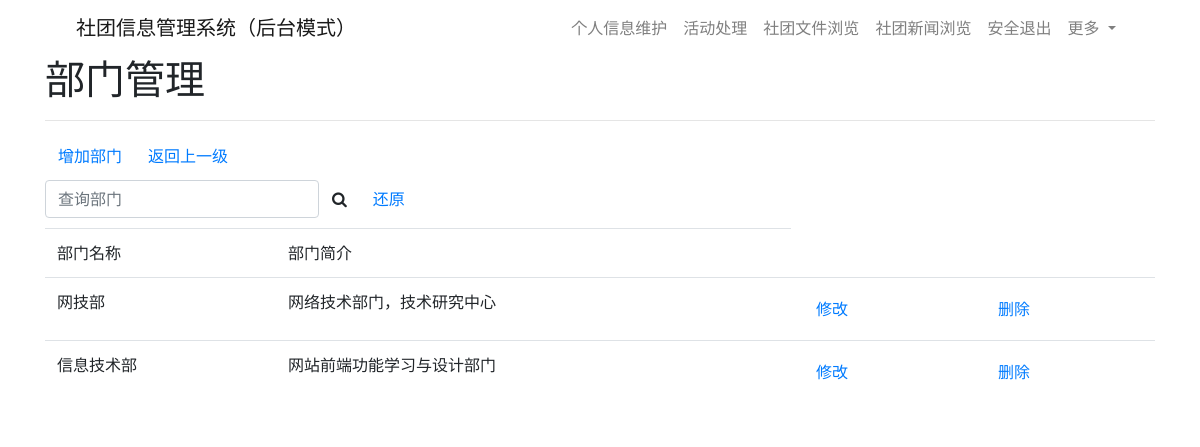
Screenshot of /frontend/manager/gjmanager/bmgl/bmgl.php with the database file from the repository.
### tables this page shows
CREATE TABLE `department` (
  `ID` int(4) NOT NULL COMMENT 'ID',
  `de_name` varchar(20) NOT NULL COMMENT '部门名称',
  `de_info` varchar(100) NOT NULL COMMENT '部门简介'
);

### frontend/manager/gjmanager/bmgl/bmgl.php (the view, shortened to what this page needs)
<!DOCTYPE html>
<html>
<head>
<link href="https://cdn.bootcdn.net/ajax/libs/twitter-bootstrap/4.5.2/css/bootstrap.css" rel="stylesheet">
<link rel="stylesheet" href="https://cdn.bootcdn.net/ajax/libs/font-awesome/4.7.0/css/font-awesome.min.css">
<link href="css/main.css" rel="stylesheet">
</head>
<body>
<div class="container">
	<div class="row clearfix">
		<div class="col-md-12 column">
		    <nav class="navbar navbar-light navbar-expand-md navigation-clean">
        <div class="container"><a class="navbar-brand" href="/frontend/manager/gjmanagermain.php">社团信息管理系统（后台模式）</a>
            <div class="collapse navbar-collapse" id="navcol-1">
                <ul class="navbar-nav ml-auto">
                    <li class="nav-item"><a class="nav-link" href="/frontend/grxxwh/grxxwh.php">个人信息维护</a></li>
                    <li class="nav-item"><a class="nav-link" href="/frontend/hdcl/hdcl.php">活动处理</a></li>
                    <li class="nav-item"><a class="nav-link" href="/frontend/stwjll/stwjll.php">社团文件浏览</a></li>
                    <li class="nav-item"><a class="nav-link" href="/frontend/stxwll/stxwll.php">社团新闻浏览</a></li>
                    <li class="nav-item"><a class="nav-link" href="/frontend/aqtc.php">安全退出</a></li>
                    <li class="nav-item dropdown"><a class="dropdown-toggle nav-link" aria-expanded="false" data-toggle="dropdown" href="#">更多&nbsp;</a>
                    </li>
                </ul>
            </div>
        </div>
    </nav>
		</div>
	</div>
	<div class="row clearfix">
		<div class="col-md-12 column">
		<h1>部门管理</h1>
		<hr/>
		<div style="margin-bottom:5px"><a href="insert.php" class="btn btn-link">增加部门</a><a href="/frontend/manager/gjmanagermain.php" class="btn btn-link">返回上一级</a></div>
		<form class="form-inline" method="post" action="">
          <input type="text" name="ss" placeholder="查询部门" class="form-control"/>
          <button type="submit" class="btn btn-default" style=""><i class="fa fa-search" aria-hidden="true"></i></button>
        <button type="submit" class="btn btn-link" style="">还原</button>
        </form>
		</div>
	</div>
	<div class="row clearfix" style="margin-top:10px">
	<div class="col-md-12 column">
	  <table class="table table-hover" >
		    <tbody>
		    <tr>
      <td>部门名称</td>
      <td>部门简介</td>
    </tr>
	<?php
include 'C:\phpstudy_pro\WWW\bs\backend\class\Sql.php';
  $ss=$_POST['ss'];
  if (isset($ss)||$ss!=null||$ss!="") {
      $sql="select * from department where de_name like('%$ss%') or de_info like('%$ss%')";
  }else{
      $sql="select * from department order by id";
  }
  $result=mysqli_query($conn,$sql);
  while ($myrow=mysqli_fetch_array($result)) {
?>
      <tr>
      <td><span><?php echo str_ireplace($ss,"<font color='color:#ff0000'>".$ss."</font>",$myrow[1]); ?></span></td>
      <td><span><?php echo str_ireplace($ss,"<font color='color:#ff0000'>".$ss."</font>",$myrow[2]); ?></span></td>
      <td>
        <form method="post" action="update.php"><input type="hidden" name="id" value="<?php echo $myrow[0]; ?>">
        <button class="btn btn-link" type="submit">修改</button></form>
      </td>
      <td>
        <form method="post" action="/backend/bmmanage/bk_delete.php"><input type="hidden" name="id" value="<?php echo $myrow[0]; ?>">
        <button class="btn btn-link" type="submit">删除</button></form>
      </td>
    </tr>
<?php } ?>
  </tbody>
</table>
	</div>
</div>
</div>
</body>
</html>

### rows the page displays
department: de_name "网技部", de_info "网络技术部门，技术研究中心"
department: de_name "信息技术部", de_info "网站前端功能学习与设计部门"
